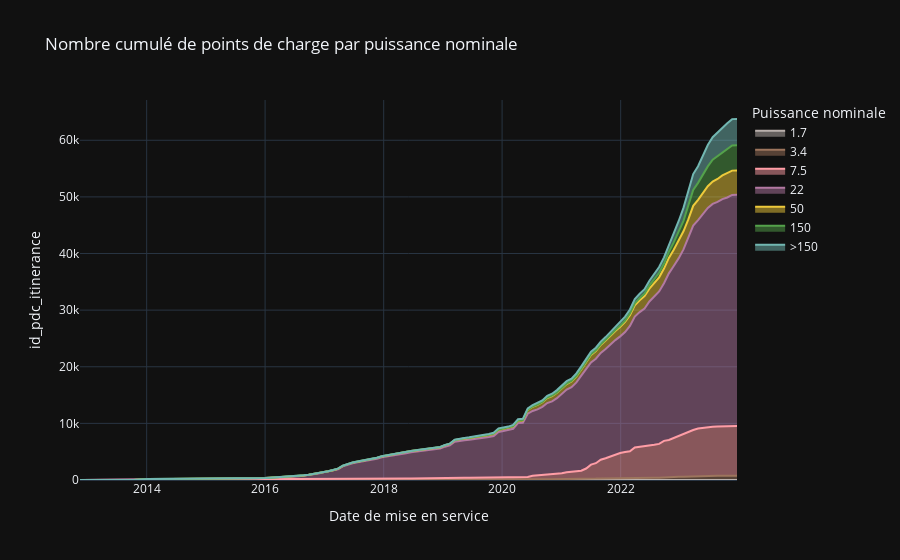

The code cell stored with this chart in its notebook:
### Code cell
dfv = dfv1.sort_values(by="date_mise_en_service")\
  .groupby(["date_mise_en_service","puissance_nominale_cat"], as_index=False)\
  ["id_pdc_itinerance"]\
  .count()
  
dfv["id_pdc_itinerance"] = dfv.groupby(["puissance_nominale_cat"])\
  ["id_pdc_itinerance"]\
  .cumsum()

px.area(dfv 
        ,x="date_mise_en_service"
        ,y="id_pdc_itinerance"
        ,color="puissance_nominale_cat"
        ,labels=irve.labels
        ,title="Nombre cumulé de points de charge par puissance nominale"
        ,color_discrete_sequence=px.colors.qualitative.T10[::-1]
        ,height=500
       )
